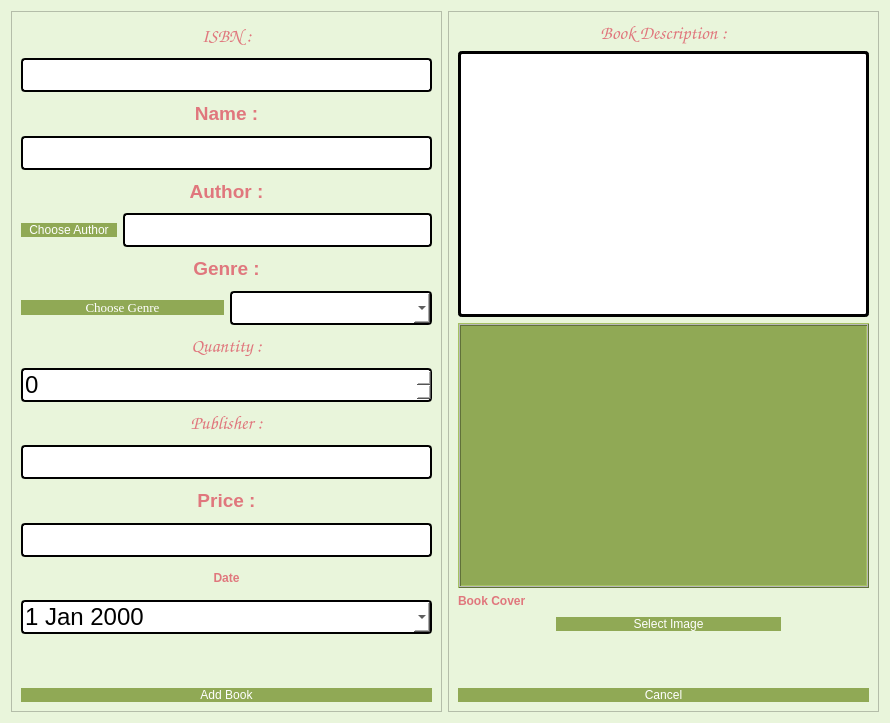
<?xml version="1.0" encoding="UTF-8"?>
<ui version="4.0">
 <class>addBook</class>
 <widget class="QDialog" name="addBook">
  <property name="geometry">
   <rect>
    <x>0</x>
    <y>0</y>
    <width>890</width>
    <height>723</height>
   </rect>
  </property>
  <property name="windowTitle">
   <string>Dialog</string>
  </property>
  <property name="styleSheet">
   <string notr="true">background: #e9f5db;</string>
  </property>
  <layout class="QHBoxLayout" name="horizontalLayout_5">
   <item>
    <widget class="QFrame" name="frame">
     <property name="styleSheet">
      <string notr="true"/>
     </property>
     <property name="frameShape">
      <enum>QFrame::StyledPanel</enum>
     </property>
     <property name="frameShadow">
      <enum>QFrame::Raised</enum>
     </property>
     <layout class="QVBoxLayout" name="verticalLayout_3">
      <item>
       <widget class="QLabel" name="label">
        <property name="font">
         <font>
          <family>Comic Sans MS</family>
          <pointsize>10</pointsize>
          <italic>false</italic>
          <bold>false</bold>
         </font>
        </property>
        <property name="styleSheet">
         <string notr="true">font: 10pt &quot;Comic Sans MS&quot;;
color: rgb(0, 0, 0);</string>
        </property>
        <property name="text">
         <string>&lt;html&gt;&lt;head/&gt;&lt;body&gt;&lt;p align=&quot;center&quot;&gt;&lt;span style=&quot; font-size:14pt;font-family:'georgia'; font-weight:700; color:#e0777d;&quot;&gt;ISBN :&lt;/span&gt;&lt;/p&gt;&lt;/body&gt;&lt;/html&gt;</string>
        </property>
       </widget>
      </item>
      <item>
       <widget class="QLineEdit" name="ISBN">
        <property name="styleSheet">
         <string notr="true">QLineEdit{
	background-color: rgb(255, 255, 255);
	 border: 2px  solid;
     border-radius: 4px;
	font: 24px
}</string>
        </property>
        <property name="text">
         <string/>
        </property>
       </widget>
      </item>
      <item>
       <widget class="QLabel" name="label_2">
        <property name="styleSheet">
         <string notr="true">font: 10pt &quot;Comic Sans MS&quot;;
color: rgb(0, 0, 0);</string>
        </property>
        <property name="text">
         <string>&lt;html&gt;&lt;head/&gt;&lt;body&gt;&lt;p align=&quot;center&quot;&gt;&lt;span style=&quot; font-size:14pt;font-family:'georgia'; font-weight:700; color:#e0777d;&quot;&gt;Name :&lt;/span&gt;&lt;/p&gt;&lt;/body&gt;&lt;/html&gt;</string>
        </property>
       </widget>
      </item>
      <item>
       <widget class="QLineEdit" name="Name">
        <property name="enabled">
         <bool>true</bool>
        </property>
        <property name="font">
         <font>
          <family>Georgina</family>
          <pointsize>20</pointsize>
          <italic>false</italic>
          <bold>false</bold>
         </font>
        </property>
        <property name="styleSheet">
         <string notr="true">QLineEdit{
	background-color: rgb(255, 255, 255);
	 border: 2px  solid;
     border-radius: 4px;
	font: 20pt&quot;Georgina&quot;;
height:30px;
}</string>
        </property>
       </widget>
      </item>
      <item>
       <widget class="QLabel" name="label_3">
        <property name="styleSheet">
         <string notr="true">font: 10pt &quot;Comic Sans MS&quot;;
color: rgb(0, 0, 0);</string>
        </property>
        <property name="text">
         <string>
&lt;html&gt;&lt;head/&gt;&lt;body&gt;&lt;p align=&quot;center&quot;&gt;&lt;span style=&quot; font-size:14pt;font-family:'georgia'; font-weight:700; color:#e0777d;&quot;&gt;Author :&lt;/span&gt;&lt;/p&gt;&lt;/body&gt;&lt;/html&gt;</string>
        </property>
       </widget>
      </item>
      <item>
       <layout class="QHBoxLayout" name="horizontalLayout_3">
        <item>
         <widget class="QPushButton" name="chooseAuthBtn">
          <property name="styleSheet">
           <string notr="true">QPushButton{
color: rgb(255, 255, 255);
font: 10pt &quot;Georgia&quot;;
border-radius:8px;
padding : 0 8px;
background: #90a955;
border -radius:10px;
}
QPushButton:hover:!pressed

{
background:#572B788;
}
QToolButton
{

border-radius:10px;
bacground:red;
color:red;
}

QPushButton:pressed
{
              font-size: 19px;
              transition: 0.9s; 
}</string>
          </property>
          <property name="text">
           <string>Choose Author</string>
          </property>
         </widget>
        </item>
        <item>
         <widget class="QLineEdit" name="author">
          <property name="enabled">
           <bool>false</bool>
          </property>
          <property name="styleSheet">
           <string notr="true">QLineEdit{
	background-color: rgb(255, 255, 255);
	 border: 2px  solid;
     border-radius: 4px;
	font: 24px
}</string>
          </property>
         </widget>
        </item>
       </layout>
      </item>
      <item>
       <widget class="QLabel" name="label_4">
        <property name="styleSheet">
         <string notr="true">font: 10pt &quot;Comic Sans MS&quot;;
color: rgb(0, 0, 0);</string>
        </property>
        <property name="text">
         <string>
&lt;html&gt;&lt;head/&gt;&lt;body&gt;&lt;p align=&quot;center&quot;&gt;&lt;span style=&quot; font-size:14pt;font-family:'georgia'; font-weight:700; color:#e0777d;&quot;&gt;Genre :&lt;/span&gt;&lt;/p&gt;&lt;/body&gt;&lt;/html&gt;</string>
        </property>
       </widget>
      </item>
      <item>
       <layout class="QHBoxLayout" name="horizontalLayout_4">
        <item>
         <widget class="QPushButton" name="chooseGenreBtn">
          <property name="font">
           <font>
            <family>Georgia</family>
            <pointsize>10</pointsize>
            <italic>false</italic>
            <bold>false</bold>
           </font>
          </property>
          <property name="styleSheet">
           <string notr="true">QPushButton{

color: rgb(255, 255, 255);
font: 10pt &quot;Georgia&quot;;
border-radius:8px;
padding : 0 8px;
background: #90A955;
border -radius:15px;
}
QPushButton:hover:!pressed

{
background:#572B788;
}
QToolButton
{

border-radius:10px;
bacground:red;
color:red;
}

QPushButton:pressed
{
              font-size: 19px;
              transition: 0.9s; 
}</string>
          </property>
          <property name="text">
           <string>Choose Genre</string>
          </property>
         </widget>
        </item>
        <item>
         <widget class="QComboBox" name="Genre">
          <property name="enabled">
           <bool>true</bool>
          </property>
          <property name="styleSheet">
           <string notr="true">QComboBox{
	background-color: rgb(255, 255, 255);
	 border: 2px  solid;
     border-radius: 4px;
	font: 24px
}</string>
          </property>
         </widget>
        </item>
       </layout>
      </item>
      <item>
       <widget class="QLabel" name="label_5">
        <property name="font">
         <font>
          <family>Comic Sans MS</family>
          <pointsize>10</pointsize>
          <italic>false</italic>
          <bold>false</bold>
         </font>
        </property>
        <property name="styleSheet">
         <string notr="true">font: 10pt &quot;Comic Sans MS&quot;;
color: rgb(0, 0, 0);</string>
        </property>
        <property name="text">
         <string>&lt;html&gt;&lt;head/&gt;&lt;body&gt;&lt;p align=&quot;center&quot;&gt;&lt;span style=&quot; font-size:14pt;font-family:'georgia'; font-weight:700; color:#e0777d;&quot;&gt;Quantity :&lt;/span&gt;&lt;/p&gt;&lt;/body&gt;&lt;/html&gt;</string>
        </property>
       </widget>
      </item>
      <item>
       <widget class="QSpinBox" name="quantity">
        <property name="styleSheet">
         <string notr="true">QSpinBox{
	background-color: rgb(255, 255, 255);
	 border: 2px  solid;
     border-radius: 4px;
	font: 24px
}</string>
        </property>
       </widget>
      </item>
      <item>
       <widget class="QLabel" name="label_6">
        <property name="font">
         <font>
          <family>Comic Sans MS</family>
          <pointsize>10</pointsize>
          <italic>false</italic>
          <bold>false</bold>
         </font>
        </property>
        <property name="styleSheet">
         <string notr="true">font: 10pt &quot;Comic Sans MS&quot;;
color: rgb(0, 0, 0);</string>
        </property>
        <property name="text">
         <string>&lt;html&gt;&lt;head/&gt;&lt;body&gt;&lt;p align=&quot;center&quot;&gt;&lt;span style=&quot; font-size:14pt;font-family:'georgia'; font-weight:700; color:#e0777d;&quot;&gt;Publisher :&lt;/span&gt;&lt;/p&gt;&lt;/body&gt;&lt;/html&gt;</string>
        </property>
       </widget>
      </item>
      <item>
       <widget class="QLineEdit" name="publisher">
        <property name="styleSheet">
         <string notr="true">QLineEdit{
	background-color: rgb(255, 255, 255);
	 border: 2px  solid;
     border-radius: 4px;
	font: 24px
}</string>
        </property>
       </widget>
      </item>
      <item>
       <widget class="QLabel" name="label_7">
        <property name="styleSheet">
         <string notr="true">font: 10pt &quot;Comic Sans MS&quot;;
color: rgb(0, 0, 0);</string>
        </property>
        <property name="text">
         <string>&lt;html&gt;&lt;head/&gt;&lt;body&gt;&lt;p align=&quot;center&quot;&gt;&lt;span style=&quot; font-size:14pt;font-family:'georgia'; font-weight:700; color:#e0777d;&quot;&gt;Price :&lt;/span&gt;&lt;/p&gt;&lt;/body&gt;&lt;/html&gt;</string>
        </property>
       </widget>
      </item>
      <item>
       <widget class="QLineEdit" name="price">
        <property name="styleSheet">
         <string notr="true">QLineEdit{
	background-color: rgb(255, 255, 255);
	 border: 2px  solid;
     border-radius: 4px;
	font: 24px
}</string>
        </property>
       </widget>
      </item>
      <item>
       <widget class="QLabel" name="label_8">
        <property name="styleSheet">
         <string notr="true">font: 16pt &quot;georgia&quot;;
color: #e0777d;</string>
        </property>
        <property name="text">
         <string>&lt;html&gt;&lt;head/&gt;&lt;body&gt;&lt;p align=&quot;center&quot;&gt;&lt;span style=&quot; font-weight:700;&quot;&gt;Date&lt;/span&gt;&lt;/p&gt;&lt;/body&gt;&lt;/html&gt;</string>
        </property>
       </widget>
      </item>
      <item>
       <widget class="QDateEdit" name="date">
        <property name="styleSheet">
         <string notr="true">QDateEdit{
	background-color: rgb(255, 255, 255);
	 border: 2px  solid;
     border-radius: 4px;
	font: 24px
}</string>
        </property>
        <property name="calendarPopup">
         <bool>true</bool>
        </property>
       </widget>
      </item>
      <item>
       <spacer name="verticalSpacer_2">
        <property name="orientation">
         <enum>Qt::Vertical</enum>
        </property>
        <property name="sizeType">
         <enum>QSizePolicy::Fixed</enum>
        </property>
        <property name="sizeHint" stdset="0">
         <size>
          <width>20</width>
          <height>48</height>
         </size>
        </property>
       </spacer>
      </item>
      <item>
       <layout class="QHBoxLayout" name="horizontalLayout">
        <item>
         <widget class="QPushButton" name="addBookBtn">
          <property name="styleSheet">
           <string notr="true">QPushButton{
color: rgb(255, 255, 255);
font: 14pt &quot;georgia&quot;;
border-radius:10px;
padding : 0 8px;
background: #90a955;
border-radius:10px;
}
QPushButton:hover:!pressed

{
background:#e0777d;
}
QToolButton
{

border-radius:10px;
bacground:red;
color:red;
}

QPushButton:pressed
{
              font-size: 19px;
              transition: 0.9s; 
}</string>
          </property>
          <property name="text">
           <string>Add Book</string>
          </property>
         </widget>
        </item>
       </layout>
      </item>
     </layout>
    </widget>
   </item>
   <item>
    <widget class="QFrame" name="frame_2">
     <property name="frameShape">
      <enum>QFrame::StyledPanel</enum>
     </property>
     <property name="frameShadow">
      <enum>QFrame::Raised</enum>
     </property>
     <layout class="QVBoxLayout" name="verticalLayout_2">
      <item>
       <widget class="QLabel" name="label_9">
        <property name="font">
         <font>
          <family>Comic Sans MS</family>
          <pointsize>10</pointsize>
          <italic>false</italic>
          <bold>false</bold>
         </font>
        </property>
        <property name="mouseTracking">
         <bool>true</bool>
        </property>
        <property name="styleSheet">
         <string notr="true">font: 10pt &quot;Comic Sans MS&quot;;
color: rgb(0, 0, 0);</string>
        </property>
        <property name="text">
         <string>&lt;html&gt;&lt;head/&gt;&lt;body&gt;&lt;p align=&quot;center&quot;&gt;&lt;span style=&quot; font-size:14pt;font-family:'georgia'; font-weight:700; color:#e0777d;&quot;&gt;Book Description :&lt;/span&gt;&lt;/p&gt;&lt;/body&gt;&lt;/html&gt;</string>
        </property>
       </widget>
      </item>
      <item>
       <widget class="QTextEdit" name="description">
        <property name="styleSheet">
         <string notr="true">QTextEdit{
	background-color: rgb(255, 255, 255);
	 border: 3px  solid;
     border-radius: 4px;
	font: 24px
}</string>
        </property>
       </widget>
      </item>
      <item>
       <widget class="QLabel" name="coverLabel">
        <property name="sizePolicy">
         <sizepolicy hsizetype="Expanding" vsizetype="Expanding">
          <horstretch>0</horstretch>
          <verstretch>0</verstretch>
         </sizepolicy>
        </property>
        <property name="focusPolicy">
         <enum>Qt::StrongFocus</enum>
        </property>
        <property name="styleSheet">
         <string notr="true">background-color: #90A955;
border-color: rgb(0, 0, 0);</string>
        </property>
        <property name="frameShape">
         <enum>QFrame::Box</enum>
        </property>
        <property name="frameShadow">
         <enum>QFrame::Raised</enum>
        </property>
        <property name="midLineWidth">
         <number>1</number>
        </property>
        <property name="text">
         <string/>
        </property>
       </widget>
      </item>
      <item>
       <layout class="QVBoxLayout" name="verticalLayout">
        <item>
         <widget class="QLabel" name="label_11">
          <property name="styleSheet">
           <string notr="true">font: 16pt &quot;georgia&quot;;
color: #e0777d;</string>
          </property>
          <property name="text">
           <string>&lt;html&gt;&lt;head/&gt;&lt;body&gt;&lt;p&gt;&lt;span style=&quot; font-weight:700;&quot;&gt;Book Cover&lt;/span&gt;&lt;/p&gt;&lt;/body&gt;&lt;/html&gt;</string>
          </property>
         </widget>
        </item>
       </layout>
      </item>
      <item>
       <layout class="QHBoxLayout" name="horizontalLayout_6">
        <item>
         <spacer name="horizontalSpacer_3">
          <property name="orientation">
           <enum>Qt::Horizontal</enum>
          </property>
          <property name="sizeType">
           <enum>QSizePolicy::Fixed</enum>
          </property>
          <property name="sizeHint" stdset="0">
           <size>
            <width>98</width>
            <height>20</height>
           </size>
          </property>
         </spacer>
        </item>
        <item>
         <widget class="QPushButton" name="selectImgBtn">
          <property name="palette">
           <palette>
            <active>
             <colorrole role="WindowText">
              <brush brushstyle="SolidPattern">
               <color alpha="255">
                <red>255</red>
                <green>255</green>
                <blue>255</blue>
               </color>
              </brush>
             </colorrole>
             <colorrole role="Button">
              <brush brushstyle="SolidPattern">
               <color alpha="255">
                <red>144</red>
                <green>169</green>
                <blue>85</blue>
               </color>
              </brush>
             </colorrole>
             <colorrole role="Text">
              <brush brushstyle="SolidPattern">
               <color alpha="255">
                <red>255</red>
                <green>255</green>
                <blue>255</blue>
               </color>
              </brush>
             </colorrole>
             <colorrole role="ButtonText">
              <brush brushstyle="SolidPattern">
               <color alpha="255">
                <red>255</red>
                <green>255</green>
                <blue>255</blue>
               </color>
              </brush>
             </colorrole>
             <colorrole role="Base">
              <brush brushstyle="SolidPattern">
               <color alpha="255">
                <red>144</red>
                <green>169</green>
                <blue>85</blue>
               </color>
              </brush>
             </colorrole>
             <colorrole role="Window">
              <brush brushstyle="SolidPattern">
               <color alpha="255">
                <red>144</red>
                <green>169</green>
                <blue>85</blue>
               </color>
              </brush>
             </colorrole>
             <colorrole role="PlaceholderText">
              <brush brushstyle="SolidPattern">
               <color alpha="128">
                <red>255</red>
                <green>255</green>
                <blue>255</blue>
               </color>
              </brush>
             </colorrole>
            </active>
            <inactive>
             <colorrole role="WindowText">
              <brush brushstyle="SolidPattern">
               <color alpha="255">
                <red>255</red>
                <green>255</green>
                <blue>255</blue>
               </color>
              </brush>
             </colorrole>
             <colorrole role="Button">
              <brush brushstyle="SolidPattern">
               <color alpha="255">
                <red>144</red>
                <green>169</green>
                <blue>85</blue>
               </color>
              </brush>
             </colorrole>
             <colorrole role="Text">
              <brush brushstyle="SolidPattern">
               <color alpha="255">
                <red>255</red>
                <green>255</green>
                <blue>255</blue>
               </color>
              </brush>
             </colorrole>
             <colorrole role="ButtonText">
              <brush brushstyle="SolidPattern">
               <color alpha="255">
                <red>255</red>
                <green>255</green>
                <blue>255</blue>
               </color>
              </brush>
             </colorrole>
             <colorrole role="Base">
              <brush brushstyle="SolidPattern">
               <color alpha="255">
                <red>144</red>
                <green>169</green>
                <blue>85</blue>
               </color>
              </brush>
             </colorrole>
             <colorrole role="Window">
              <brush brushstyle="SolidPattern">
               <color alpha="255">
                <red>144</red>
                <green>169</green>
                <blue>85</blue>
               </color>
              </brush>
             </colorrole>
             <colorrole role="PlaceholderText">
              <brush brushstyle="SolidPattern">
               <color alpha="128">
                <red>255</red>
                <green>255</green>
                <blue>255</blue>
               </color>
              </brush>
             </colorrole>
            </inactive>
            <disabled>
             <colorrole role="WindowText">
              <brush brushstyle="SolidPattern">
               <color alpha="255">
                <red>255</red>
                <green>255</green>
                <blue>255</blue>
               </color>
              </brush>
             </colorrole>
             <colorrole role="Button">
              <brush brushstyle="SolidPattern">
               <color alpha="255">
                <red>144</red>
                <green>169</green>
                <blue>85</blue>
               </color>
              </brush>
             </colorrole>
             <colorrole role="Text">
              <brush brushstyle="SolidPattern">
               <color alpha="255">
                <red>255</red>
                <green>255</green>
                <blue>255</blue>
               </color>
              </brush>
             </colorrole>
             <colorrole role="ButtonText">
              <brush brushstyle="SolidPattern">
               <color alpha="255">
                <red>255</red>
                <green>255</green>
                <blue>255</blue>
               </color>
              </brush>
             </colorrole>
             <colorrole role="Base">
              <brush brushstyle="SolidPattern">
               <color alpha="255">
                <red>144</red>
                <green>169</green>
                <blue>85</blue>
               </color>
              </brush>
             </colorrole>
             <colorrole role="Window">
              <brush brushstyle="SolidPattern">
               <color alpha="255">
                <red>144</red>
                <green>169</green>
                <blue>85</blue>
               </color>
              </brush>
             </colorrole>
             <colorrole role="PlaceholderText">
              <brush brushstyle="SolidPattern">
               <color alpha="128">
                <red>255</red>
                <green>255</green>
                <blue>255</blue>
               </color>
              </brush>
             </colorrole>
            </disabled>
           </palette>
          </property>
          <property name="styleSheet">
           <string notr="true">QPushButton{
color: rgb(255, 255, 255);
font: 14pt &quot;georgia&quot;;
border-radius:10px;
padding : 0 8px;
background: #90a955;
border-radius:10px;
}
QPushButton:hover:!pressed

{
background:#e0777d;
}
QToolButton
{

border-radius:10px;
bacground:red;
color:red;
}

QPushButton:pressed
{
              font-size: 19px;
              transition: 0.9s; 
}</string>
          </property>
          <property name="text">
           <string>Select Image</string>
          </property>
         </widget>
        </item>
        <item>
         <spacer name="horizontalSpacer_4">
          <property name="orientation">
           <enum>Qt::Horizontal</enum>
          </property>
          <property name="sizeType">
           <enum>QSizePolicy::Fixed</enum>
          </property>
          <property name="sizeHint" stdset="0">
           <size>
            <width>88</width>
            <height>20</height>
           </size>
          </property>
         </spacer>
        </item>
       </layout>
      </item>
      <item>
       <spacer name="verticalSpacer">
        <property name="orientation">
         <enum>Qt::Vertical</enum>
        </property>
        <property name="sizeType">
         <enum>QSizePolicy::Fixed</enum>
        </property>
        <property name="sizeHint" stdset="0">
         <size>
          <width>20</width>
          <height>48</height>
         </size>
        </property>
       </spacer>
      </item>
      <item>
       <layout class="QHBoxLayout" name="horizontalLayout_2">
        <item>
         <widget class="QPushButton" name="cancelBtn">
          <property name="styleSheet">
           <string notr="true">QPushButton{
color: rgb(255, 255, 255);
font: 14pt &quot;georgia&quot;;
border-radius:10px;
padding : 0 8px;
background: #90a955;
border-radius:10px;
}
QPushButton:hover:!pressed

{
background:#e0777d;
}
QToolButton
{

border-radius:10px;
bacground:red;
color:red;
}

QPushButton:pressed
{
              font-size: 19px;
              transition: 0.9s; 
}</string>
          </property>
          <property name="text">
           <string>Cancel</string>
          </property>
         </widget>
        </item>
       </layout>
      </item>
     </layout>
    </widget>
   </item>
  </layout>
 </widget>
 <resources/>
 <connections/>
</ui>
